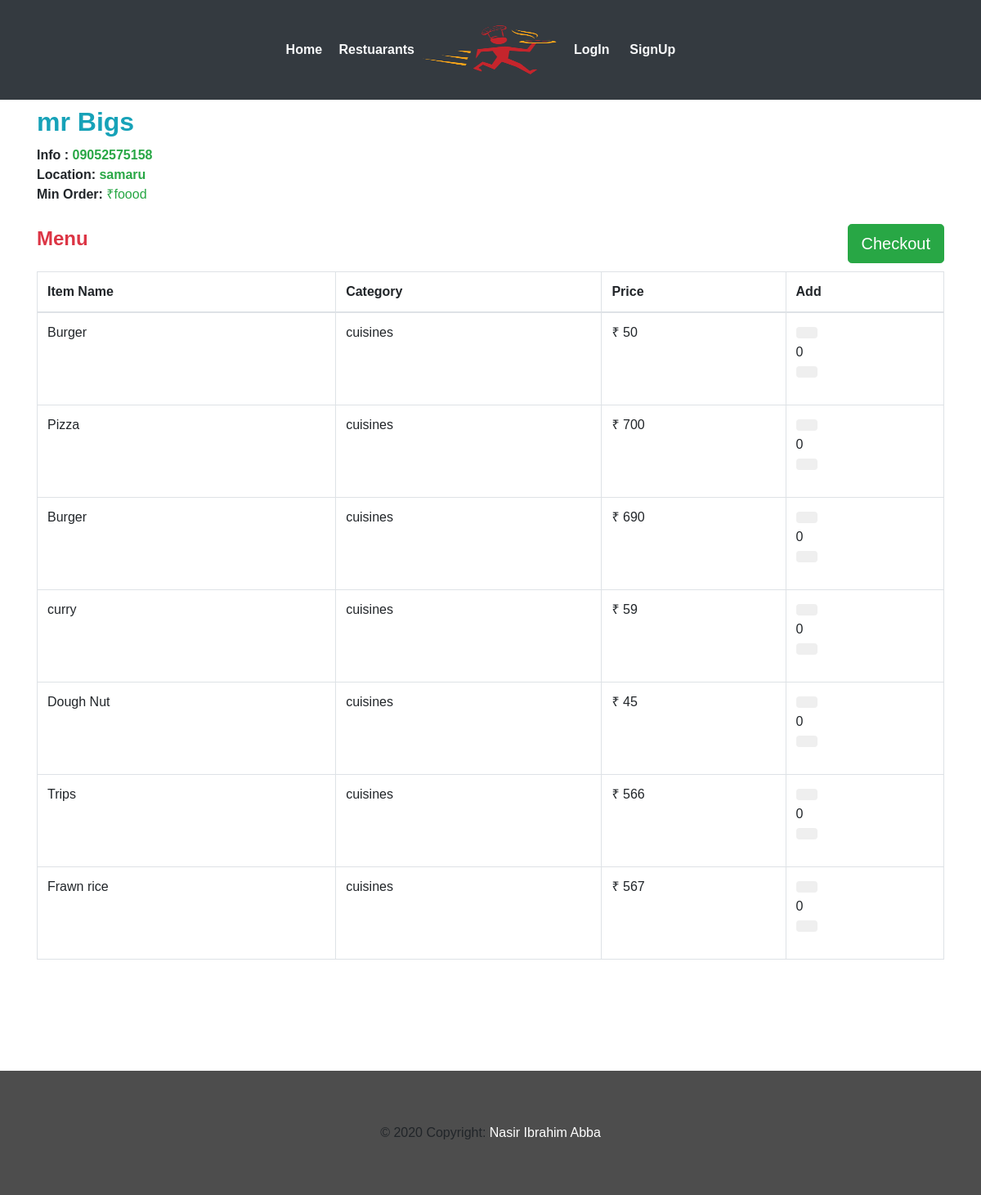
The page /restaurant/2/ on the database its author committed.
### webapp/models.py (models this page shows, shortened)
class Restaurant(models.Model):
	user        = models.OneToOneField(settings.AUTH_USER_MODEL,on_delete=models.CASCADE)
	rname 		= models.CharField(max_length=100,blank=False)
	info	 	= models.CharField(max_length=40,blank=False)
	min_ord		= models.CharField(max_length=5,blank=False)
	location    = models.CharField(max_length=40,blank=False)
	r_logo      = models.FileField(blank=False)
	REST_STATE_OPEN    = "Open"
	REST_STATE_CLOSE   = "Closed"
	REST_STATE_CHOICES =(
			(REST_STATE_OPEN,REST_STATE_OPEN),
			(REST_STATE_CLOSE,REST_STATE_CLOSE)
		)
	status 	= models.CharField(max_length=50,choices=REST_STATE_CHOICES,default=REST_STATE_OPEN,blank=False)
	approved = models.BooleanField(blank=False,default=True)

class Item(models.Model):
	id 			= models.AutoField(primary_key=True)
	fname 		= models.CharField(max_length=30,blank=False)
	category 	= models.CharField(max_length=50,blank=False)
	def __str__(self):
		return self.fname

### webapp/views.py (the view)
# urls.py: path('restaurant/<int:pk>/',views.restuarantMenu,name='menu'),
def restuarantMenu(request,pk=None):
	menu = Menu.objects.filter(r_id=pk)
	rest = Restaurant.objects.filter(id=pk)
	items =[]
	for i in menu:
		item = Item.objects.filter(fname=i.item_id)
		for content in item:
			temp=[]
			temp.append(content.fname)
			temp.append(content.category)
			temp.append(i.price)
			temp.append(i.id)
			temp.append(rest[0].status)
			temp.append(i.quantity)
			items.append(temp)
	context = {
		'items'	: items,
		'rid' 	: pk,
		'rname'	: rest[0].rname,
		'rmin'	: rest[0].min_ord,
		'rinfo' : rest[0].info,
		'rlocation':rest[0].location,
	}
	return render(request,'webapp/menu.html',context)

### webapp/templates/webapp/menu.html (shortened to what this page needs)
{% extends 'webapp/base.html'%}
{% block body %}
	<div class="container">
		<h1 class="text-info mb-2"><font size="6"><strong>{{rname}}</strong></font></h1>
		<p>
		<font size="3"><b>Info : </b><a class="text-success"><strong>{{rinfo|safe}}</strong></a>
		<br/>
		<b>Location: </b><a class="text-success"><strong>{{rlocation}}</strong></a>
		<br>
		<b >Min Order:</b> <a class="text-success">&#x20b9;{{rmin}}</a>
	</font>
	</p>
	</div>
	<br>
	<div class="container">
		<input type="button" class="btn btn-success btn-lg pull-right" onclick="storearray();" value="Checkout"/>
	</div>
	<div class="container ">
			<h3 class="text-danger"><font size="5"><strong>Menu</strong></font></h3>
			<br>
				<table class="table table-hover table-bordered">
					<thead>
						<th>Item Name</th>
						<th>Category</th>
						<th>Price</th>
						<th>Add</th>
					</thead>
					{% for x in items %}
					<tr>
					<td>{{x.0}}</td>
					<td>{{x.1}}</td>
					<td>&#x20b9; {{x.2}}</td>
					{% if x.4 == "Open" %}
					{% if x.5 > 0 %}
					<td>
                  <div class="form-group" style="width:40%;">
            		<div class="input-group-btn">
                		<button id="down" class="btn btn-default"
      				 onclick="if(document.querySelector('#itemno{{x.3}}').innerHTML>0){
                	document.querySelector('#itemno{{x.3}}').innerHTML--;
                	minuscounter('{{x.3}}');
                	}">
                </button>
            </div>
            <span id='itemno{{x.3}}'> 0 </span>
            <div class="input-group-btn">
                <button id="up" class="btn btn-default"
                onclick="
                if(document.querySelector('#itemno{{x.3}}').innerHTML<{{x.5}}){
                	document.querySelector('#itemno{{x.3}}').innerHTML++;
                	pluscounter('{{x.3}}');
                	}"></button>
            	</div>
        		</div>
					</td>
					{% else %}
					<td>
						NA
					</td>
					{% endif %}
					{% else %}
					<td>
						Closed
					</td>
					{% endif %}
					</tr>
					{% endfor %}
				</table>
	</div>
<br>
{% endblock %}

### webapp/static/webapp/css/style.css (style rules this page uses)
body { padding:0; margin:0; font-family: 'Source Sans Pro', sans-serif; }
body a { transition:0.5s all; -webkit-transition:0.5s all; -moz-transition:0.5s all; -o-transition:0.5s all; -ms-transition:0.5s all; }
input[type="button"],input[type="submit"] { transition:0.5s all; -webkit-transition:0.5s all; -moz-transition:0.5s all; -o-transition:0.5s all; -ms-transition:0.5s all; }
h1,h2,h3,h4,h5,h6 { margin:0; }
p { margin:0; }

### rows shown on the page
Restaurant: rname "mr Bigs", info "09052575158", location "samaru", min_ord "foood", status "Open" (drawn)
Item: fname "Burger" "Burger", category "cuisines" "cuisines"
Item: fname "Pizza", category "cuisines"
Item: fname "curry", category "cuisines"
Item: fname "Dough Nut", category "cuisines"
Item: fname "Trips", category "cuisines"
Item: fname "Frawn rice", category "cuisines"

### other values the page prints
{{ x.2 }} "50" "700" "690" "59" "45" "566" "567"
